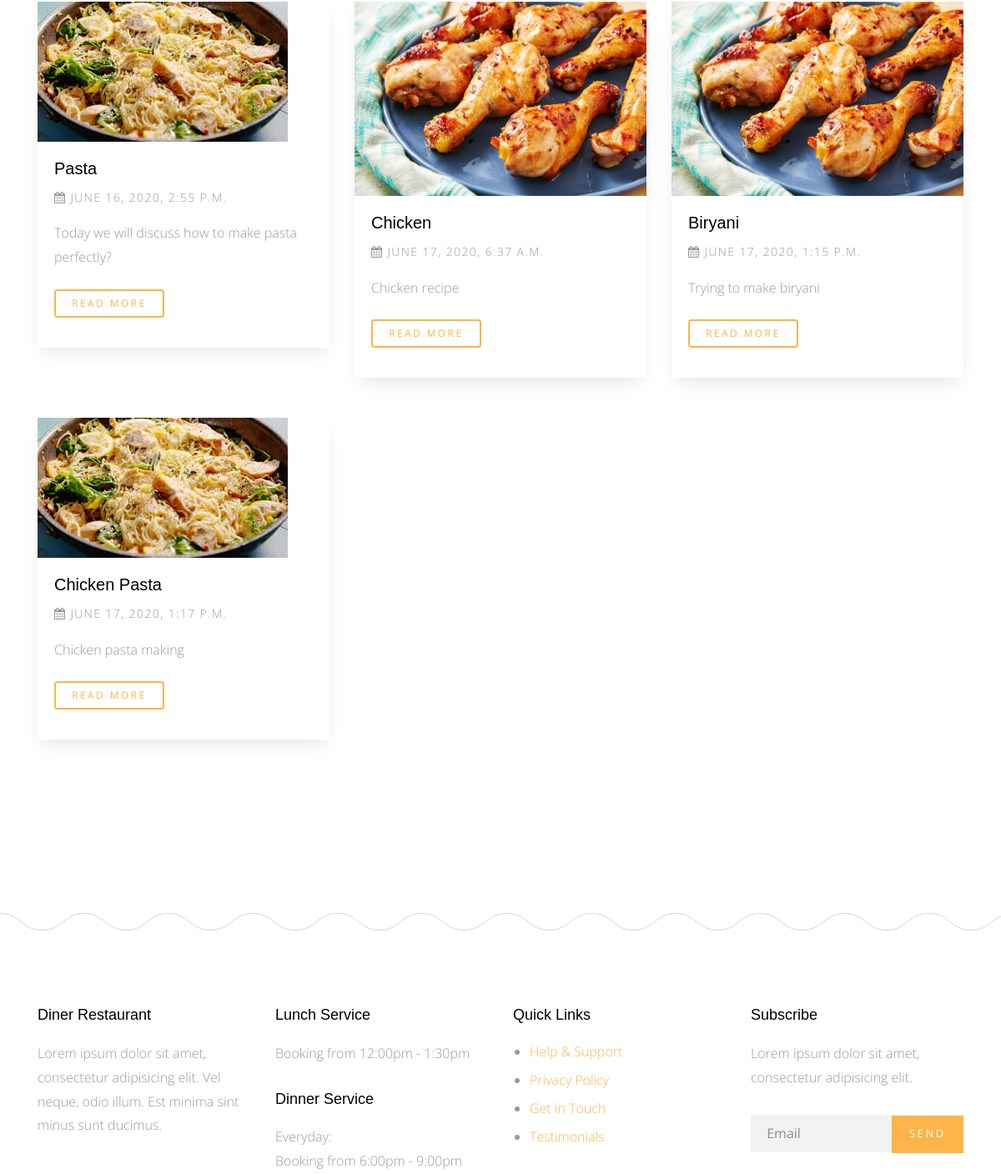
Page /blog/category/food (middle part) on the earlier database version.
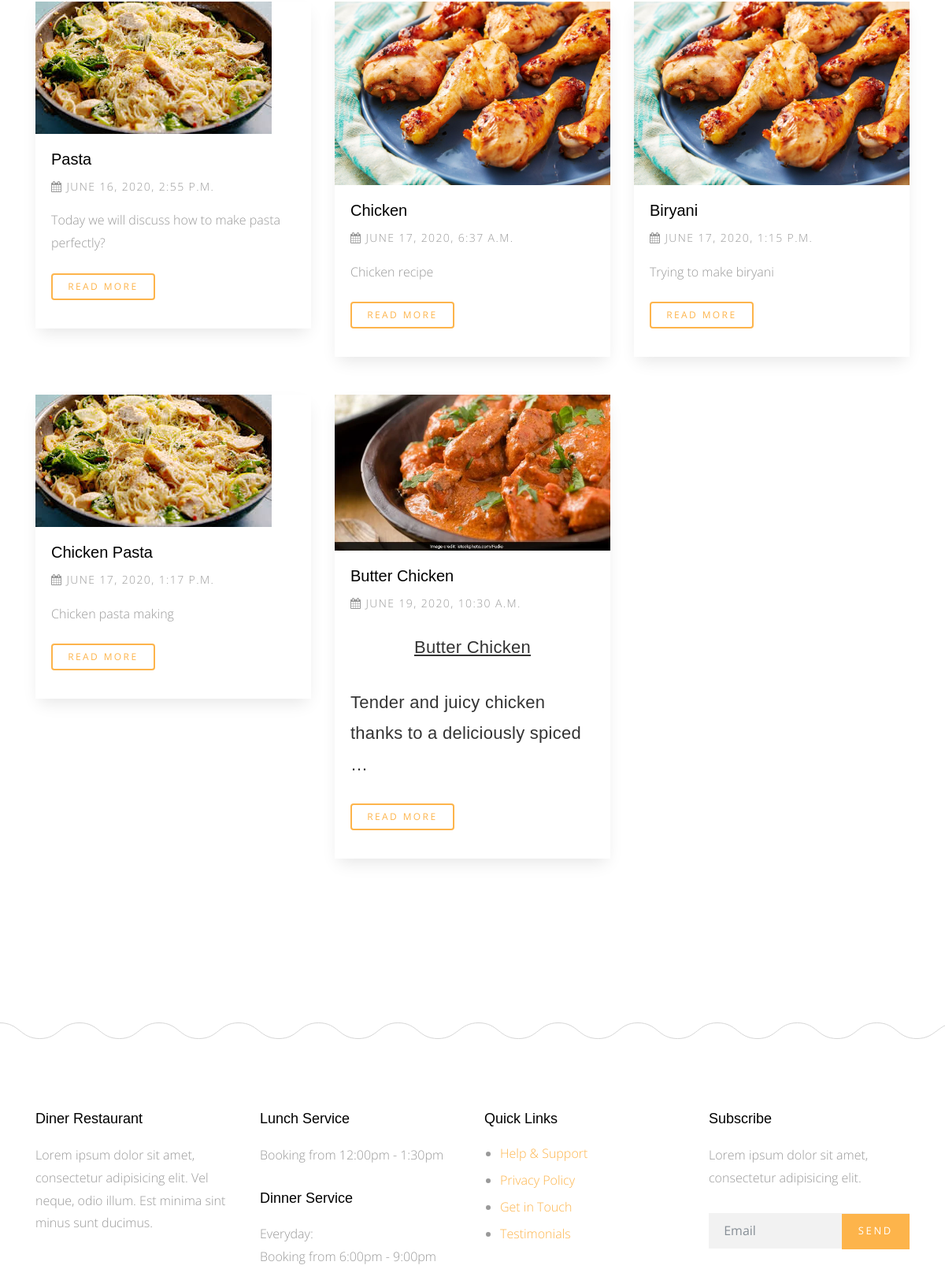
Same page on the later database version.
### blog/models.py (models this page shows, shortened)
class Post(models.Model):
    title = models.CharField(max_length=255)
    content = models.TextField()
    image = models.ImageField(upload_to="blog/", blank=True, null=True)
    tags = TaggableManager(blank=True)
    author = models.ForeignKey(User, on_delete=models.CASCADE)
    category = models.ForeignKey('Category', null=True, on_delete=models.SET_NULL)
    created = models.DateTimeField(auto_now_add=True)

### blog/views.py (the view)
# urls.py: path('category/<slug:category>', views.post_by_category, name="postbycategory"),
def post_by_category(request, category):
    post = Post.objects.filter(category__category_name=category)
    context = {
        "post": post
    }
    return render(request, 'blog/blog.html', context)

### blog/templates/blog/blog.html (shortened to what this page needs)
{% extends 'base.html' %} {% block content %} {% load static %}
<div class="main-wrap">
    <div class="section">
        <div class="container">
            <div class="row mb-5">
                {% for blog in post %}
                <div class="col-md-4">
                    <div class="media d-block media-bg-white mb-5" data-aos="fade-up" data-aos-delay="400">
                        <figure>
                            <a href="{% url 'postdetail' blog.id%}"><img src="{{blog.image.url}}" alt="{{blog.title}}" class="img-fluid"></a>
                        </figure>
                        <div class="media-body">
                            <h3><a href="#">{{blog.title}}</a></h3>
                            <p class="post-meta"><span><span class="fa fa-calendar"></span> {{blog.created}}</span>
                            </p>
                            <p class="mb-4">{{blog.content|safe|truncatewords:50}}</p>
                            <p><a href="{% url 'postdetail' blog.id%}" class="btn btn-primary btn-outline-primary btn-sm">Read More</a></p>
                        </div>
                    </div>
                </div>
                {% endfor %}
            </div>
        </div>
    </div>
</div>
{% endblock %}

Differences in the rows shown:
added Post: image (picture), title "Butter Chicken", created "JUNE 19, 2020, 10:30 A.M.", content "Butter Chicken Tender and juicy chicken thanks to a deliciously spiced …"
